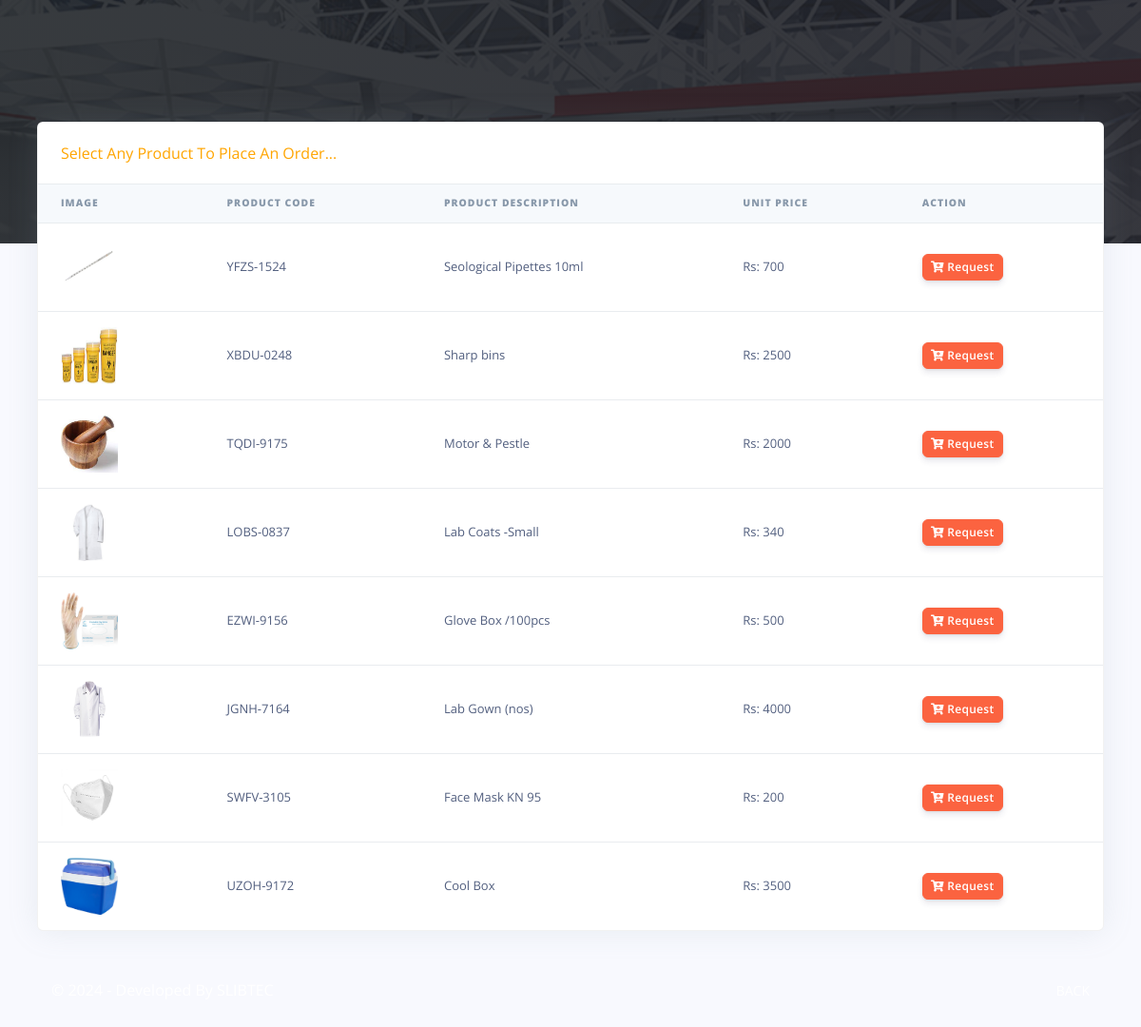
Screenshot of /slibtec/admin/orders.php (signed in) with the database file from the repository.
### tables this page shows
CREATE TABLE `rpos_products` (
  `prod_id` varchar(200) NOT NULL,
  `prod_code` varchar(200) NOT NULL,
  `prod_name` varchar(200) NOT NULL,
  `prod_img` varchar(200) NOT NULL,
  `prod_desc` longtext NOT NULL,
  `prod_price` varchar(200) NOT NULL,
  `created_at` timestamp(6) NOT NULL DEFAULT current_timestamp(6) ON UPDATE current_timestamp(6),
  `prod_location` varchar(250) NOT NULL,
  `prod_Exp_Date` date DEFAULT NULL,
  `prod_GINQty` varchar(250) NOT NULL,
  `prod_GRNQty` varchar(250) NOT NULL,
  `prod_REQty` varchar(250) NOT NULL,
  `prod_GINAmount` int(250) NOT NULL,
  `prod_GRNAmount` int(250) NOT NULL,
  `prod_REAmount` int(250) NOT NULL,
  `prod_qr` varchar(255) NOT NULL
);

### slibtec/admin/orders.php (the view, shortened to what this page needs)
<?php
include('config/config.php');
require_once('partials/_head.php');
?>
<body>
  <?php
  require_once('partials/_sidebar.php');
  ?>
  <div class="main-content">
    <div class="container-fluid mt--8">
      <div class="row">
        <div class="col">
          <div class="card shadow">
          <div class="card-header border-0" style="color: orange;">
            Select Any Product To Place An Order...
        </div>
            <div class="table-responsive">
              <table class="table align-items-center table-flush">
                <thead class="thead-light">
                  <tr>
                    <th scope="col"><b>Image</b></th>
                    <th scope="col"><b>Product Code</b></th>
                    <th scope="col"><b>Product Description</b></th>
                    <th scope="col"><b>Unit Price</b></th>
                    <th scope="col"><b>Action</b></th>
                  </tr>
                </thead>
                <tbody>
                  <?php
                  $ret = "SELECT * FROM  rpos_products ";
                  $stmt = $mysqli->prepare($ret);
                  $stmt->execute();
                  $res = $stmt->get_result();
                  while ($prod = $res->fetch_object()) {
                  ?>
                    <tr>
                      <td>
                        <?php
                        if ($prod->prod_img) {
                          echo "<img src='assets/img/products/$prod->prod_img' height='60' width='60 class='img-thumbnail'>";
                        } else {
                          echo "<img src='assets/img/products/default.jpg' height='60' width='60 class='img-thumbnail'>";
                        }
                        ?>
                      </td>
                      <td><?php echo $prod->prod_code; ?></td>
                      <td><?php echo $prod->prod_name; ?></td>
                      <td>Rs: <?php echo $prod->prod_price; ?></td>
                      <td>
                        <a href="make_oder.php?prod_id=<?php echo $prod->prod_id; ?>&prod_name=<?php echo $prod->prod_name; ?>&prod_price=<?php echo $prod->prod_price; ?>">
                          <button class="btn btn-sm btn-warning">
                            <i class="fas fa-cart-plus"></i>
                            Request
                          </button>
                        </a>
                      </td>
                    </tr>
                  <?php } ?>
                </tbody>
              </table>
            </div>
          </div>
        </div>
      </div>
      <?php
      require_once('partials/_footer.php');
      ?>
    </div>
  </div>
</body>
</html>

### slibtec/admin/partials/_head.php (shortened to what this page needs)
<!DOCTYPE html>
<html>
<head>
    <link href="assets/vendor/nucleo/css/nucleo.css" rel="stylesheet">
    <link href="assets/vendor/@fortawesome/fontawesome-free/css/all.min.css" rel="stylesheet">
    <link type="text/css" href="assets/css/argon.css?v=1.0.0" rel="stylesheet">
</head>

### slibtec/admin/partials/_sidebar.php (shortened to what this page needs)
<!DOCTYPE html>
<html>
<head>
</head>
<body>
</body>
</html>

### slibtec/admin/partials/_footer.php (shortened to what this page needs)
<footer class="py-5">
  <div class="container">
    <div class="row align-items-center justify-content-xl-between">
      <div class="col-xl-6">
        <div class="copyright text-center text-xl-left text-white">
        </div>
      </div>
      <div class="col-xl-6">
        <ul class="nav nav-footer justify-content-center justify-content-xl-end">
          <li class="nav-item">
            <a href="../../index.php" class="nav-link text-white">BACK</a>
          </li>
        </ul>
      </div>
    </div>
  </div>
</footer>

### slibtec/admin/partials/_sidebar.php (style rules this page uses)
.nav-item { font-size: 15px; }

### rows the page displays
rpos_products: prod_img (picture), prod_code "YFZS-1524", prod_name "Seological Pipettes 10ml", prod_price "700"
rpos_products: prod_img (picture), prod_code "XBDU-0248", prod_name "Sharp bins", prod_price "2500"
rpos_products: prod_img (picture), prod_code "TQDI-9175", prod_name "Motor & Pestle", prod_price "2000"
rpos_products: prod_img (picture), prod_code "LOBS-0837", prod_name "Lab Coats -Small", prod_price "340"
rpos_products: prod_img (picture), prod_code "EZWI-9156", prod_name "Glove Box /100pcs", prod_price "500"
rpos_products: prod_img (picture), prod_code "JGNH-7164", prod_name "Lab Gown (nos)", prod_price "4000"
rpos_products: prod_img (picture), prod_code "SWFV-3105", prod_name "Face Mask KN 95", prod_price "200"
rpos_products: prod_img (picture), prod_code "UZOH-9172", prod_name "Cool Box", prod_price "3500"
